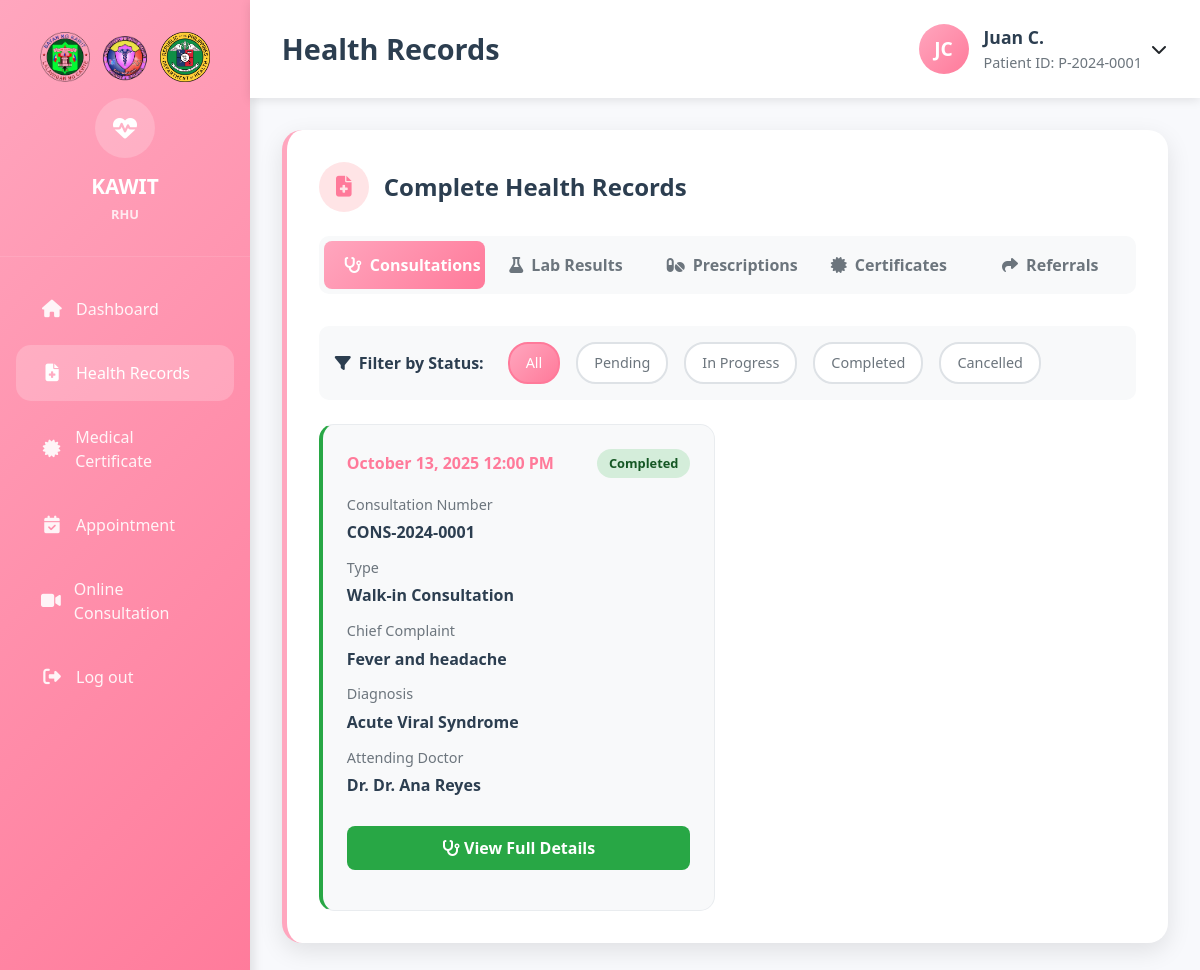
The page /kawit_rhu/Patient/Health_Record.php (signed in) on the database its author committed.
### tables this page shows
CREATE TABLE patients (
    id INT PRIMARY KEY AUTO_INCREMENT,
    user_id INT UNIQUE,
    patient_id VARCHAR(20) UNIQUE NOT NULL,
    first_name VARCHAR(50) NOT NULL,
    middle_name VARCHAR(50),
    last_name VARCHAR(50) NOT NULL,
    suffix VARCHAR(10),
    date_of_birth DATE NOT NULL,
    gender ENUM('Male', 'Female', 'Other') NOT NULL,
    civil_status ENUM('Single', 'Married', 'Widowed', 'Divorced', 'Separated') DEFAULT 'Single',
    address TEXT NOT NULL,
    barangay_id INT,
    phone VARCHAR(15),
    email VARCHAR(100),
    blood_type VARCHAR(5),
    allergies TEXT,
    medical_history TEXT,
    emergency_contact_name VARCHAR(100),
    emergency_contact_phone VARCHAR(15),
    emergency_contact_relationship VARCHAR(50),
    philhealth_number VARCHAR(20),
    occupation VARCHAR(100),
    educational_attainment VARCHAR(50),
    religion VARCHAR(50),
    profile_picture VARCHAR(255),
    is_active BOOLEAN DEFAULT TRUE,
    created_at TIMESTAMP DEFAULT CURRENT_TIMESTAMP,
    updated_at TIMESTAMP DEFAULT CURRENT_TIMESTAMP ON UPDATE CURRENT_TIMESTAMP,
    FOREIGN KEY (user_id) REFERENCES users(id) ON DELETE CASCADE,
    FOREIGN KEY (barangay_id) REFERENCES barangays(id),
    INDEX idx_patient_id (patient_id),
    INDEX idx_name (last_name, first_name),
    INDEX idx_barangay (barangay_id)
);

CREATE TABLE consultations (
    id INT PRIMARY KEY AUTO_INCREMENT,
    consultation_number VARCHAR(20) UNIQUE NOT NULL,
    patient_id INT NOT NULL,
    appointment_id INT,
    consultation_type ENUM('online', 'walk-in', 'follow-up', 'emergency') NOT NULL,
    consultation_date DATETIME NOT NULL,
    chief_complaint TEXT,
    history_of_present_illness TEXT,
    symptoms TEXT,
    vital_signs JSON,
    physical_examination TEXT,
    assessment TEXT,
    diagnosis TEXT,
    treatment_plan TEXT,
    medications_prescribed TEXT,
    recommendations TEXT,
    follow_up_instructions TEXT,
    priority ENUM('low', 'medium', 'high', 'urgent') DEFAULT 'medium',
    status ENUM('pending', 'in_progress', 'completed', 'cancelled') DEFAULT 'pending',
    assigned_doctor INT,
    consultation_location ENUM('RHU', 'BHS') DEFAULT 'RHU',
    google_meet_link VARCHAR(500) NULL,
    barangay_id INT,
    follow_up_date DATE,
    created_at TIMESTAMP DEFAULT CURRENT_TIMESTAMP,
    updated_at TIMESTAMP DEFAULT CURRENT_TIMESTAMP ON UPDATE CURRENT_TIMESTAMP,
    FOREIGN KEY (patient_id) REFERENCES patients(id) ON DELETE CASCADE,
    FOREIGN KEY (appointment_id) REFERENCES appointments(id),
    FOREIGN KEY (assigned_doctor) REFERENCES staff(id) ON DELETE SET NULL,
    FOREIGN KEY (barangay_id) REFERENCES barangays(id),
    INDEX idx_consultation_date (consultation_date),
    INDEX idx_patient_consultations (patient_id, consultation_date),
    INDEX idx_consultation_number (consultation_number),
    INDEX idx_consultation_type_status (consultation_type, status)
);

### kawit_rhu/Patient/Health_Record.php (the view, shortened to what this page needs)
<?php
$host = 'localhost';
$dbname = 'kawit_rhu';
$username = 'root';
$password = '';
try {
    $pdo = new PDO("mysql:host=$host;dbname=$dbname", $username, $password);
    $pdo->setAttribute(PDO::ATTR_ERRMODE, PDO::ERRMODE_EXCEPTION);
} catch(PDOException $e) {
    die("Connection failed: " . $e->getMessage());
}
$stmt = $pdo->prepare("
    SELECT p.*, u.username, b.barangay_name,
           YEAR(CURDATE()) - YEAR(p.date_of_birth) as age
    FROM patients p
    JOIN users u ON p.user_id = u.id
    LEFT JOIN barangays b ON p.barangay_id = b.id
    WHERE u.id = ?
");
$stmt->execute([$_SESSION['user_id']]);
$patient = $stmt->fetch(PDO::FETCH_ASSOC);
$consultationsStmt = $pdo->prepare("
    SELECT c.*, CONCAT(s.first_name, ' ', s.last_name) as doctor_name,
           b.barangay_name as consultation_location_name
    FROM consultations c
    LEFT JOIN staff s ON c.assigned_doctor = s.id
    LEFT JOIN barangays b ON c.barangay_id = b.id
    WHERE c.patient_id = ?
    ORDER BY c.consultation_date DESC
");
$consultationsStmt->execute([$patient['id']]);
$consultations = $consultationsStmt->fetchAll(PDO::FETCH_ASSOC);
?>
<!DOCTYPE html>
<html lang="en">
<head>
    <link href="https://cdnjs.cloudflare.com/ajax/libs/bootstrap/5.3.0/css/bootstrap.min.css" rel="stylesheet">
    <link href="https://cdnjs.cloudflare.com/ajax/libs/font-awesome/6.4.0/css/all.min.css" rel="stylesheet">
</head>
<body>
    <div class="main-container">
        <div class="sidebar">
            <div class="sidebar-header">
                <div class="logo-container">
                    <img src="../Pictures/logo2.png" alt="Logo 1" onerror="this.style.display='none'">
                    <img src="../Pictures/logo1.png" alt="Logo 2" onerror="this.style.display='none'">
                    <img src="../Pictures/logo3.png" alt="Logo 3" onerror="this.style.display='none'">
                </div>
                <div class="logo-circle">
                    <i class="fas fa-heartbeat"></i>
                </div>
                <div class="logo-text">
                    KAWIT<br>
                    <small style="font-size: 0.8rem; opacity: 0.8;">RHU</small>
                </div>
            </div>
            <nav class="sidebar-nav">
                <div class="nav-item">
                    <a href="Dashboard.php" class="nav-link">
                        <i class="fas fa-home"></i>
                        <span>Dashboard</span>
                    </a>
                </div>
                <div class="nav-item">
                    <a href="Health_Record.php" class="nav-link active">
                        <i class="fas fa-file-medical"></i>
                        <span>Health Records</span>
                    </a>
                </div>
                <div class="nav-item">
                    <a href="Medical_Certificates.php" class="nav-link">
                        <i class="fas fa-certificate"></i>
                        <span>Medical Certificate</span>
                    </a>
                </div>
                <div class="nav-item">
                    <a href="Appointment.php" class="nav-link">
                        <i class="fas fa-calendar-check"></i>
                        <span>Appointment</span>
                    </a>
                </div>
                <div class="nav-item">
                    <a href="Consultation.php" class="nav-link">
                        <i class="fas fa-video"></i>
                        <span>Online Consultation</span>
                    </a>
                </div>
                <div class="nav-item">
                    <a href="../logout.php" class="nav-link" onclick="return confirm('Are you sure you want to log out?')">
                        <i class="fas fa-sign-out-alt"></i>
                        <span>Log out</span>
                    </a>
                </div>
            </nav>
        </div>
        <div class="main-content">
            <nav class="top-navbar">
                <h1 class="page-title">Health Records</h1>
                <div class="user-info">
                    <div class="user-avatar">
                        <?php
                        $initials = strtoupper(substr($patient['first_name'], 0, 1) . substr($patient['last_name'], 0, 1));
                        echo $initials;
                        ?>
                    </div>
                    <div class="user-details">
                        <div class="user-name"><?php echo htmlspecialchars($patient['first_name'] . ' ' . substr($patient['last_name'], 0, 1) . '.'); ?></div>
                        <div class="user-role">Patient ID: <?php echo htmlspecialchars($patient['patient_id']); ?></div>
                    </div>
                    <div class="dropdown">
                        <button class="btn btn-link text-dark p-0 ms-2" type="button" data-bs-toggle="dropdown" style="text-decoration: none;">
                            <i class="fas fa-chevron-down"></i>
                        </button>
                    </div>
                </div>
            </nav>
            <div class="dashboard-content">
                <div class="content-section">
                    <div class="section-header">
                        <div class="section-icon">
                            <i class="fas fa-file-medical"></i>
                        </div>
                        <h3 class="section-title">Complete Health Records</h3>
                    </div>
                    <div class="tab-navigation">
                        <button class="tab-btn active" data-tab="consultations">
                            <i class="fas fa-stethoscope me-2"></i>Consultations
                        </button>
                        <button class="tab-btn" data-tab="lab-results">
                            <i class="fas fa-flask me-2"></i>Lab Results
                        </button>
                        <button class="tab-btn" data-tab="prescriptions">
                            <i class="fas fa-pills me-2"></i>Prescriptions
                        </button>
                        <button class="tab-btn" data-tab="certificates">
                            <i class="fas fa-certificate me-2"></i>Certificates
                        </button>
                        <button class="tab-btn" data-tab="referrals">
                            <i class="fas fa-share me-2"></i>Referrals
                        </button>
                    </div>
                    <div class="tab-content active" id="consultations">
                        <?php if (!empty($consultations)): ?>
                            <div class="filter-section" id="consultations-filters">
                                <span class="filter-label"><i class="fas fa-filter me-2"></i>Filter by Status:</span>
                                <button class="filter-btn active" data-filter="all" onclick="filterItems('consultations', 'all')">All</button>
                                <button class="filter-btn" data-filter="pending" onclick="filterItems('consultations', 'pending')">Pending</button>
                                <button class="filter-btn" data-filter="in_progress" onclick="filterItems('consultations', 'in_progress')">In Progress</button>
                                <button class="filter-btn" data-filter="completed" onclick="filterItems('consultations', 'completed')">Completed</button>
                                <button class="filter-btn" data-filter="cancelled" onclick="filterItems('consultations', 'cancelled')">Cancelled</button>
                            </div>
                            <div class="consultations-grid">
                            <?php foreach ($consultations as $consultation): ?>
                                <div class="record-card consultation-card" data-status="<?php echo $consultation['status']; ?>">
                                    <div class="record-header">
                                        <div class="record-date">
                                            <?php echo $consultation['consultation_date'] ? date('F j, Y g:i A', strtotime($consultation['consultation_date'])) : 'Date pending'; ?>
                                        </div>
                                        <span class="record-status status-<?php echo str_replace('_', '-', $consultation['status']); ?>">
                                            <?php echo ucfirst(str_replace('_', ' ', $consultation['status'])); ?>
                                        </span>
                                    </div>
                                    <div class="record-content">
                                        <?php if ($consultation['consultation_number']): ?>
                                            <div class="record-label">Consultation Number</div>
                                            <div class="record-value"><?php echo htmlspecialchars($consultation['consultation_number']); ?></div>
                                        <?php endif; ?>
                                        <div class="record-label">Type</div>
                                        <div class="record-value"><?php echo ucfirst($consultation['consultation_type']); ?> Consultation</div>
                                        <?php if ($consultation['chief_complaint']): ?>
                                            <div class="record-label">Chief Complaint</div>
                                            <div class="record-value"><?php echo htmlspecialchars($consultation['chief_complaint']); ?></div>
                                        <?php endif; ?>
                                        <?php if ($consultation['diagnosis']): ?>
                                            <div class="record-label">Diagnosis</div>
                                            <div class="record-value"><?php echo htmlspecialchars($consultation['diagnosis']); ?></div>
                                        <?php endif; ?>
                                        <?php if ($consultation['doctor_name']): ?>
                                            <div class="record-label">Attending Doctor</div>
                                            <div class="record-value">Dr. <?php echo htmlspecialchars($consultation['doctor_name']); ?></div>
                                        <?php endif; ?>
                                        <?php if ($consultation['status'] == 'completed'): ?>
                                            <button onclick="viewConsultationDetails(<?php echo $consultation['id']; ?>)"
                                                    style="width: 100%; margin-top: 1rem; background: #28a745; color: white; border: none; padding: 10px; border-radius: 8px; font-weight: 600; cursor: pointer;">
                                                <i class="fas fa-stethoscope me-1"></i>View Full Details
                                            </button>
                                        <?php endif; ?>
                                    </div>
                                </div>
                            <?php endforeach; ?>
                            </div>
                        <?php endif; ?>
                    </div>
                </div>
            </div>
        </div>
    </div>
</body>
</html>

### rows shown on the page
patients: initials "JC", first_name+last_name "Juan C.", patient "P-2024-0001"
consultations: consultation_date "October 13, 2025 12:00 PM", status "Completed", consultation_number "CONS-2024-0001", consultation_type "Walk-in", chief_complaint "Fever and headache", diagnosis "Acute Viral Syndrome", doctor_name "Dr. Ana Reyes", $consultation['id'] 1 (drawn)
